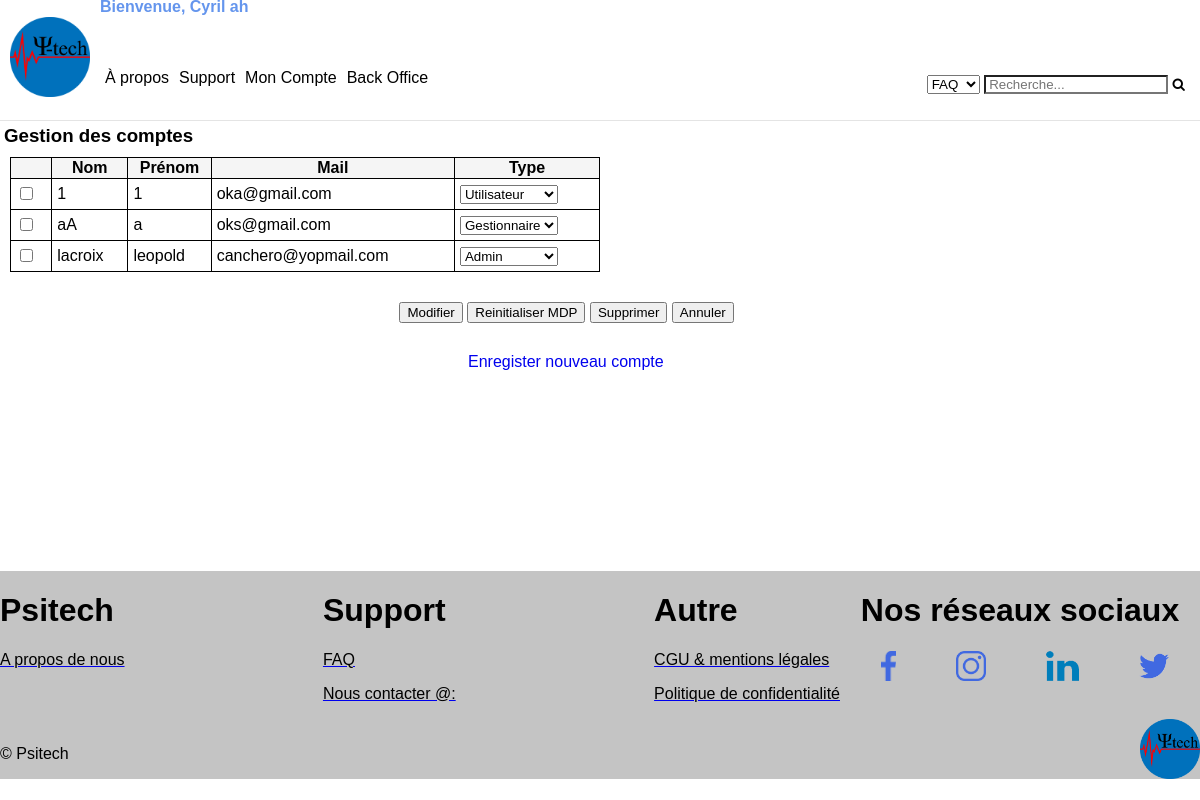
/backOfficeComptes.php (signed in), run on the app's committed database.
### tables this page shows
CREATE TABLE IF NOT EXISTS `compte` (
  `id` int(11) NOT NULL AUTO_INCREMENT,
  `mail` varchar(255) NOT NULL,
  `mdp` varchar(255) NOT NULL DEFAULT 'mdp',
  `birthday` date NOT NULL,
  `phone` int(11) NOT NULL,
  `nom` varchar(150) NOT NULL,
  `prenom` varchar(150) NOT NULL,
  `genre` int(1) NOT NULL,
  `pays` text NOT NULL,
  `ville` text NOT NULL,
  `ZIP` int(11) NOT NULL,
  `adresse` text NOT NULL,
  `adresse2` text NOT NULL,
  `typeUtilisateur` int(14) NOT NULL DEFAULT '2',
  `imageProfile` text NOT NULL,
  PRIMARY KEY (`id`),
  UNIQUE KEY `mail` (`mail`)
);

### backOfficeComptes.php (the view, shortened to what this page needs)
<!DOCTYPE html>
<html lang="fr">
	<head>
		<link rel="stylesheet" href="CSS/backOfficeComptes.css">
	</head>
	<body>
		<?php include("header.php");?>
		<?php $users = $bdd->query('SELECT * FROM compte ORDER BY id DESC LIMIT 0,20') ?>
		<h3>Gestion des comptes</h3>
		<form method="post" action="backOfficeComptes.php">
			<table>
			   <tr>
			   		<th></th>
			      <th>Nom</th>
			      <th>Prénom</th>
			      <th>Mail</th>
			      <th>Type</th>
			   </tr>
			<?php while ( $user = $users->fetch() ) { ?>
					<?php if ($_SESSION['id'] != $user['id']) { ?>
						<tr>
							<td> <input type="checkbox" <?= 'name='.$user['id'];?> ></td>
					        <td> <?=$user['nom']?> </td>
					        <td> <?=$user['prenom']?> </td>
					        <td> <?=$user['mail']?> </td>
						    <td>
									<select name="typeCompte">
									<option value="0" <?php if ($user['typeUtilisateur'] == 0) {
																		echo "selected";
																		} ?> >Admin</option>
									<option value="1" <?php if ($user['typeUtilisateur'] == 1) {
																		echo "selected";
																		} ?> >Gestionnaire</option>
									<option value="2" <?php if ($user['typeUtilisateur'] == 2) {
																		echo "selected";
																		} ?> >Utilisateur</option>
								 </select>
					      </td>
					   </tr>
					<?php } ?>
			<?php } ?>
			</table>
			<br/>
			<div class="bottomDescr">
			<button name="action" type="submit" value="modifier">Modifier</button>
			<button name="action" type="submit" value="mailMDP">Reinitialiser MDP</button>
			<button name="action" type="submit" value="supprimer">Supprimer</button>
			<button name="action" type="submit" value="annuler">Annuler</button>
		</form>
		<div class="enregistrer">
			<a href="register.php?>"> Enregister nouveau compte </a> </li>
		</div>
        <?php include("footer.php"); ?>
	</body>
</html>

### CSS/backOfficeComptes.css (style rules this page uses)
html { font-family: Arial; }
body { height: 100%; width: 100%; margin: 0; padding: 0; }
h3 { margin: 4px; }
form { margin: 10px; }
table { border-collapse: collapse; width: 50%; text-align: left; }
th { text-align: center; background-color: whitesmoke; border: 1px solid black; }
td { padding: 5px; text-align: left; border: 1px solid black; }
.bottomDescr { margin-top: 1%; margin-left: 33%; }
.enregistrer { margin-top: 30px; }
.enregistrer a { margin-left: 39%; text-decoration: none; }

### CSS/header.css (style rules this page uses)
.menubtn a, .contenuMenu a, { color: white; text-decoration: none; }

### data on the page
compte: nom "1", prenom "1", mail "oka@gmail.com", typeCompte "Utilisateur"
compte: nom "aA", prenom "a", mail "oks@gmail.com", typeCompte "Gestionnaire"
compte: nom "lacroix", prenom "leopold", mail "canchero@yopmail.com", typeCompte "Admin"

### other printed values
$_SESSION['prenom'] "Cyril"
$_SESSION['nom'] "ah"
